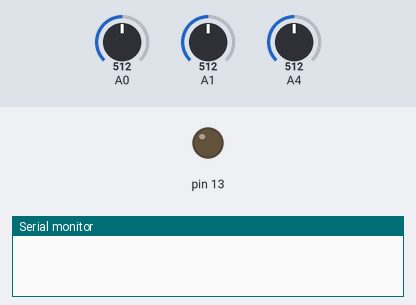
Simulated run of this sketch. Board: Arduino Uno, built with avr-gcc and run on an emulated ATmega328P. Parts: output pins drawn as LEDs (lit = HIGH), the last lines printed to the serial monitor. Dashed ring = blinking. The test bench sets the inputs (shaded band); at power-on: A4 = 512, A0 = 512, A1 = 512.

Above: at 1.2 s.
1.3 s: A4 set to 606
2.8 s: A4 set to 627
At 3.2 s:
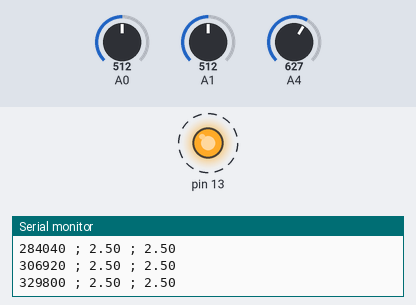
Timing chart, 0 to 7.9 s (numbered marks = the images above; inputs shaded):
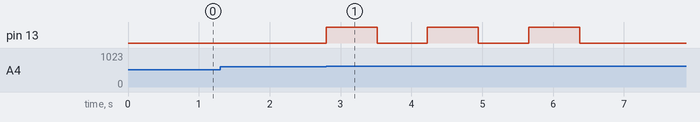

The sketch:

onda_quadra_RC.ino
```cpp
void setup() {
  // attivo il monitor seriale e l'uscita digitale 13
  Serial.begin(9600);
  pinMode(13, OUTPUT);
}

void loop() {
  // utilizzo l'input analogico A4 come starter (quando premo il pulsante rileva una tensione e farà partire il programma)
  float start = analogRead(A4)*5/1024.;
  if (start > 3.0) {
    unsigned long t0 = micros(); // rilevo il momento in cui inizia il cilo
    unsigned long t = 700; // t é uguale al periodo/2

    for(int T=0;T<3;T++) { // il numero di periodi (3) per cui diamo in uscita l'onda quadra

      digitalWrite(13, HIGH); // imposto il pin 13 su HIGH, fronirà una tensione di 5V
      unsigned long startH = millis(); // rilevo il momento in cui il pin 13 passa allo stato HIGH

      // l'arduino stampa nel monitor seriale i dati della tensione sul PIN 13 e ai capi del condensatore finchè il tempo trascorso è minore di t impostato in precedenza
      while (fabs(millis()-startH < t)){ // l'arduino stampa nel monitor seriale i dati della tensione sul PIN 13 e ai capi del condensatore
        unsigned long now = micros();
        Serial.print(now - t0);
        Serial.print(" ; ");
        float voltageIN = analogRead(A1)*5/1024.;
        Serial.print(voltageIN);
        Serial.print(" ; ");
        float voltageC = analogRead(A0)*5/1024.;
        Serial.println(voltageC);
      }
      digitalWrite(13, LOW); // imposto il pin 13 su LOW, fronirà una tensione di 0V
      unsigned long startL = millis(); // rilevo il momento in cui il pin 13 passa allo stato LOW

      // l'arduino stampa nel monitor seriale i dati della tensione sul PIN 13 e ai capi del condensatore finchè il tempo trascorso è minore di t impostato in precedenza
      while (fabs(millis()-startL < t)){
        unsigned long now = micros();
        Serial.print(now - t0);
        Serial.print(" ; ");
        float voltageIN = analogRead(A1)*5/1024.;
        Serial.print(voltageIN);
        Serial.print(" ; ");
        float voltageC = analogRead(A0)*5/1024.;
        Serial.println(voltageC);

      }
    }
    while(1){ // ciclo infinito in cui l'arduino scrive sul monitor seriale i dati, ma non genera nessuna tensione in uscita
      unsigned long now = micros();
      Serial.print(now - t0);
      Serial.print(" ; ");
      float voltageIN = analogRead(A1)*5/1024.;
      Serial.print(voltageIN);
      Serial.print(" ; ");
      float voltageC = analogRead(A0)*5/1024.;
      Serial.println(voltageC);
    }
  }
}
```

Measured:
- the behaviour switches between 614 and 615 on A4 (found by bisection; images 0 and 1)
- after the input at 1.3 s, every drawn part: stays the same
- after the input at 2.8 s, pin 13: alternates HIGH for 0.72 s and LOW for 0.71 s, 6 changes in all, then stays LOW, starting at once
